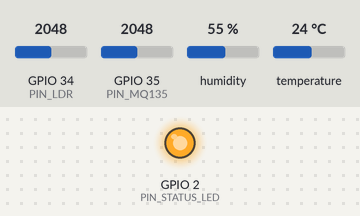
A sketch run on a simulated ESP32. On the bench: output pins drawn as LEDs (lit = HIGH). The test bench sets the inputs (shaded band); at power-on: GPIO 34 (PIN_LDR) = 2048, GPIO 35 (PIN_MQ135) = 2048, humidity 55 %, temperature 24 °C (analog values on the 0–4095 scale). WiFi joins after 1.5 s; servers stay silent unless stated; uploads are accepted with an empty reply; what the sketch prints to the serial monitor is not drawn.

Above: at 2.9 s.
At 9.34 s:
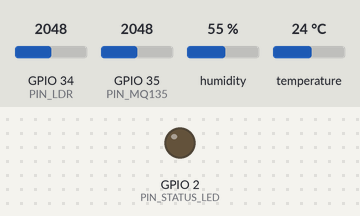
Timing chart, 0 to 9.6 s (numbered marks = the images above):
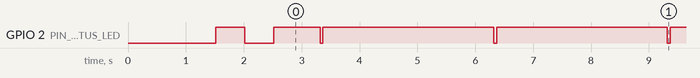

Measured:
- by itself, GPIO 2 (PIN_STATUS_LED): goes LOW 0.50 s, HIGH 0.80 s, 42 × (LOW 0.05 s, HIGH 3.0 s), LOW 0.05 s, then HIGH

The sketch:

greenhouse_esp32.ino
```cpp
/*
 * ==============================================================================
 * 🌱 Greenhouse Monitoring System - ESP32 Firmware
 * ==============================================================================
 * Sensors:
 *   - DHT22 / DHT11 : Temperature & Relative Humidity (Digital GPIO 4)
 *   - LDR Sensor    : Light Irradiance (Analog ADC1 GPIO 34)
 *   - MQ-135 Sensor : Air Quality / Hazardous Gas (Analog ADC1 GPIO 35)
 *
 * Transmits telemetry via HTTP POST to the Flask REST backend at:
 *   http://<SERVER_IP>:5000/data
 * ==============================================================================
 */

#include <WiFi.h>
#include <HTTPClient.h>
#include <DHT.h>

// ==============================================================================
// 1. Configuration & WiFi Credentials
// ==============================================================================
const char* WIFI_SSID     = "YOUR_WIFI_SSID";
const char* WIFI_PASSWORD = "YOUR_WIFI_PASSWORD";

// Target Flask Server Endpoint (Replace with your PC's Local IP, e.g., 192.168.1.100)
const char* SERVER_URL    = "http://192.168.1.100:5000/data";

// Telemetry Transmission Interval (milliseconds)
const unsigned long POST_INTERVAL_MS = 3000;  // 3 seconds

// ==============================================================================
// 2. Hardware Pin Definitions
// ==============================================================================
#define DHTPIN        4       // Digital Pin for DHT22/DHT11 Data
#define DHTTYPE       DHT22   // Change to DHT11 if using DHT11
#define PIN_LDR       34      // ADC1 Pin for Light Dependent Resistor (LDR)
#define PIN_MQ135     35      // ADC1 Pin for MQ-135 Gas Sensor
#define PIN_STATUS_LED 2      // Onboard LED for status indication

DHT dht(DHTPIN, DHTTYPE);

unsigned long lastPostTime = 0;


// ==============================================================================
// 3. Helper Functions
// ==============================================================================

void connectToWiFi() {
  Serial.println();
  Serial.print("Connecting to WiFi: ");
  Serial.println(WIFI_SSID);

  WiFi.mode(WIFI_STA);
  WiFi.begin(WIFI_SSID, WIFI_PASSWORD);

  int attempts = 0;
  while (WiFi.status() != WL_CONNECTED && attempts < 30) {
    delay(500);
    Serial.print(".");
    // Blink LED while connecting
    digitalWrite(PIN_STATUS_LED, !digitalRead(PIN_STATUS_LED));
    attempts++;
  }

  if (WiFi.status() == WL_CONNECTED) {
    Serial.println("\n[WiFi] Connected successfully!");
    Serial.print("[WiFi] ESP32 IP Address: ");
    Serial.println(WiFi.localIP());
    digitalWrite(PIN_STATUS_LED, HIGH); // Steady ON when connected
  } else {
    Serial.println("\n[WiFi] Connection timeout. Retrying in loop...");
    digitalWrite(PIN_STATUS_LED, LOW);
  }
}


float readSmoothedADC(int pin, int samples = 10) {
  long total = 0;
  for (int i = 0; i < samples; i++) {
    total += analogRead(pin);
    delay(5);
  }
  return (float)(total / samples);
}


void transmitSensorData(float temperature, float humidity, int light, int gas) {
  if (WiFi.status() != WL_CONNECTED) {
    Serial.println("[WiFi] Lost connection. Reconnecting...");
    connectToWiFi();
    if (WiFi.status() != WL_CONNECTED) return;
  }

  HTTPClient http;
  http.begin(SERVER_URL);
  http.addHeader("Content-Type", "application/json");

  // Construct JSON payload
  String payload = "{";
  payload += "\"temperature\":" + String(temperature, 1) + ",";
  payload += "\"humidity\":" + String(humidity, 1) + ",";
  payload += "\"light\":" + String(light) + ",";
  payload += "\"gas\":" + String(gas);
  payload += "}";

  Serial.print("[HTTP] Sending POST: ");
  Serial.println(payload);

  int httpResponseCode = http.POST(payload);

  if (httpResponseCode > 0) {
    String response = http.getString();
    Serial.print("[HTTP] Server Response (");
    Serial.print(httpResponseCode);
    Serial.print("): ");
    Serial.println(response);

    // Quick flash LED to indicate successful transmission
    digitalWrite(PIN_STATUS_LED, LOW);
    delay(50);
    digitalWrite(PIN_STATUS_LED, HIGH);
  } else {
    Serial.print("[HTTP] Error sending POST request: ");
    Serial.println(httpResponseCode);
    digitalWrite(PIN_STATUS_LED, LOW);
  }

  http.end();
}


// ==============================================================================
// 4. Setup & Loop
// ==============================================================================

void setup() {
  Serial.begin(115200);
  delay(1000);

  Serial.println("=================================================");
  Serial.println("🌱 Greenhouse Monitoring System - ESP32 Booting");
  Serial.println("=================================================");

  pinMode(PIN_STATUS_LED, OUTPUT);
  pinMode(PIN_LDR, INPUT);
  pinMode(PIN_MQ135, INPUT);

  // Configure ADC resolution (12-bit: 0 - 4095)
  analogReadResolution(12);

  // Initialize DHT Sensor
  dht.begin();
  Serial.println("[Sensors] DHT Initialized.");

  // Connect to Network
  connectToWiFi();
}


void loop() {
  unsigned long currentMillis = millis();

  if (currentMillis - lastPostTime >= POST_INTERVAL_MS) {
    lastPostTime = currentMillis;

    // 1. Read Environmental Sensors
    float humidity = dht.readHumidity();
    float temperature = dht.readTemperature(); // Celsius

    // 2. Read Light and Gas ADC Sensors
    int light = (int)readSmoothedADC(PIN_LDR, 10);
    int gas = (int)readSmoothedADC(PIN_MQ135, 10);

    // Validate DHT sensor readings
    if (isnan(humidity) || isnan(temperature)) {
      Serial.println("[Sensor Error] Failed to read from DHT sensor! Retrying...");
      return;
    }

    // Print to Serial Monitor
    Serial.println("----------------------------------------");
    Serial.printf("Temp: %.1f C | Humidity: %.1f %% | Light: %d | Gas: %d\n",
                  temperature, humidity, light, gas);

    // Transmit to Backend
    transmitSensorData(temperature, humidity, light, gas);
  }
}
```
